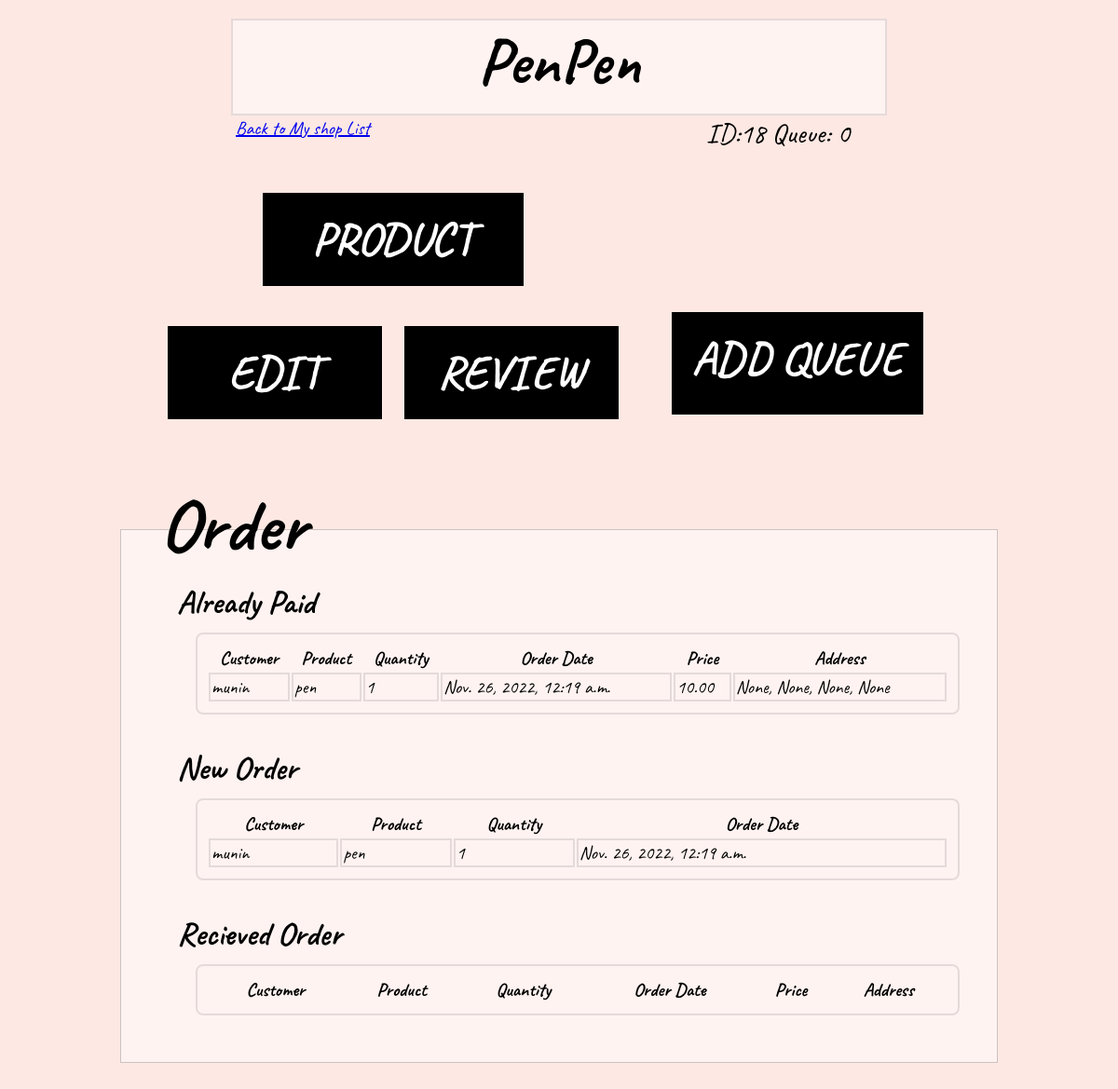
Page /myshop/shop/18/ on the committed database.
### myshop/models.py (models this page shows, shortened)
class shop_detail(models.Model):
    seller_id = models.ForeignKey(seller_detail, on_delete=models.CASCADE, related_name = "shop", null=True)
    name = models.CharField(max_length=64)
    category = models.CharField(max_length=10, null=True)
    in_interact = models.CharField(max_length=100, null=True)
    ex_interact = models.CharField(max_length=64, null=True)
    shop_im = models.ImageField(upload_to='images/', default = "images/cartoon-style-cafe-front-shop-view_134830-697.webp")
    payment = models.CharField(max_length=100, null=True)

class MyOrder(models.Model):
    customer = models.ForeignKey(Profile, on_delete=models.CASCADE, null=True , related_name="order")
    shop = models.ForeignKey(shop_detail, on_delete=models.CASCADE, null=True , related_name="myorder")
    prod = models.ForeignKey(product, on_delete=models.CASCADE, null=True , related_name="ordered")
    count = models.IntegerField(default = 1)
    confirmpay = models.CharField(default = "not pay yet.", max_length=64)
    confirmrecieved = models.CharField(default = "not recieve yet.", max_length=64)
    date = models.DateTimeField(default=timezone.now, editable=False, blank=True)
    def price(self):
        return self.prod.price * self.count

class product(models.Model):
    shop = models.ForeignKey(shop_detail, on_delete=models.CASCADE, related_name = "prod", null=True)
    product_name = models.CharField(max_length=64)
    price = models.DecimalField(null=True, decimal_places=2, max_digits=8)
    product_im = models.ImageField(upload_to='images/')
    count = models.IntegerField(null=True)
    def __str__(self):
        return f"{self.product_name}"

### customer/models.py (models this page shows)
class Profile(models.Model):
    customer = models.ForeignKey(User, related_name="profile", on_delete=models.CASCADE, unique=True)
    address = models.CharField(max_length=150, null=True, blank=True)
    city = models.CharField(max_length=40, null=True, blank=True)
    state = models.CharField(max_length=40, null=True, blank=True)
    zip = models.IntegerField(null=True, blank=True)
    phone = models.CharField(max_length=20,null=True, blank=True)
    def __str__(self):
        return f"{self.customer}"

### myshop/views.py (the view)
# urls.py: path('shop/<int:shop_id>/', views.shop, name='myshop'),
def shop(request, shop_id):
    s = shop_detail.objects.get(pk=shop_id)
    user = User.objects.get(username=s.seller_id)
    seller = seller_detail.objects.get(sname = user)
    order = od.objects.filter(shop = s)
    queue = s.addqueue.filter()
    if not queue.exists():
        queue = 'none'
    else:
        queue = (s.addqueue.get()).round_queue
    return render(request, "myshop/shop.html", {"shop" : s, "seller":seller.id, "order":order, "queue":queue,})

### seller/models.py (called while the page is built)
    def __str__(self):
        return f"{self.sname}"

### myshop/templates/myshop/shop.html (shortened to what this page needs)
{% extends "myshop/layout_shop.html" %}
{% block body%}
<div>
    <a href= "{% url 'myshop_index' seller %}" class="backtolist"><u>Back to My shop List</u></a>
    <h1>{{ shop.name }}</h1>
    <p>ID:{{ shop.id }} Queue: {{ queue }}</p>
    <table>
        <tr>
            <th width="60%" ID="firstcell"><div class="myproductpic"><a href="{% url 'product' shop.id %}"><div class="invibox4">PRODUCT</div></a></div><br><br>
                <table><tr>
                    <th><div class="editpic"><a href="{% url 'edit' shop.id%}"><div class="invibox2">EDIT</div></a></div></th>
                    <th><div class="myreviewpic"><a href="{% url 'myreview' shop.id%}"><div class="invibox3">REVIEW</div></a></th>
                </tr>
                </table>
            </th>
            <th class="myshoppic"><a href="#"><a href="{% url 'queue' shop.id %}"><div class="invibox">ADD QUEUE</div></a></th>
        </tr>
    </table>
    <h2>Order</h2>
    <div class="orderbox">
        <ul class="orderlist">
            <h3>Already Paid</h3>
            <table class="tableorder">
                <tr>
                    <th>Customer</th>
                    <th>Product</th>
                    <th>Quantity</th>
                    <th>Order Date</th>
                    <th>Price</th>
                    <th>Address</th>
                </tr>
                {% for o in order %}
                    {% if o.confirmpay != "paid" %}
                        <tr>
                            <td>{{ o.customer }}</td>
                            <td>{{ o.prod }}</td>
                            <td>{{ o.count }}</td>
                            <td>{{o.date}}</td>
                            <td>{{ o.price }}</td>
                            <td>{{ o.customer.address }}, {{ o.customer.city }}, {{ o.customer.state }}, {{ o.customer.zip }}</td>
                        </tr>
                    {% endif %}
                    {% empty %}
                <li>No order.</li>
                {% endfor %}
            </table>
            <h3>New Order</h3>
                <table class="tableorder">
                        <tr>
                            <th>Customer</th>
                            <th>Product</th>
                            <th>Quantity</th>
                            <th>Order Date</th>
                        </tr>
                    {% for o in order %}
                    {% if o.confirmpay != "paid" %}
                        <tr>
                            <td>{{ o.customer }}</td>
                            <td>{{ o.prod }}</td>
                            <td>{{ o.count }}</td>
                            <td>{{o.date}}</td>
                        </tr>
                    {% endif %}
                    {% endfor %}
                </table>
            <h3>Recieved Order</h3>
                <table class="tableorder">
                    <tr>
                        <th>Customer</th>
                        <th>Product</th>
                        <th>Quantity</th>
                        <th>Order Date</th>
                        <th>Price</th>
                        <th>Address</th>
                    </tr>
                </table>
        </ul> </div>
    </div>
    <br><br>
{% endblock %}

### myshop/templates/myshop/layout_shop.html (style rules this page uses)
div { font-family: Caveat; }
body { background-color:#fde8e3; }
h1 { background-color: rgba(255,255,255,0.5); border: solid 2px rgba(0,0,0,0.1); width: 700px; height: 100px; margin-left: auto; margin-right: auto; margin-top: 20px; margin-bottom: 0px;; text-align: center; font-size:70px; }
h3 { margin-bottom:10px; }
a { text-decoration:none; }
.myshoppic { background:url(https://media.discordapp.net/attachments/715798345037381683/1038502171752276150/Untitled_Artwork.png?width=670&height=670) no-repeat; width:320px; height:320px; background-size:320px 320px; margin-top:60px; }
.editpic { background:url(https://media.discordapp.net/attachments/715798345037381683/1038754847358464021/Untitled_Artwork.png?width=881&height=420); width:250px; height:120px; background-size:250px 120px; }
.myreviewpic { background:url(https://media.discordapp.net/attachments/715798345037381683/1038754632182272132/Untitled_Artwork.png?width=881&height=420); width:250px; height:120px; background-size:250px 120px; }
.myproductpic { background:url(https://media.discordapp.net/attachments/715798345037381683/1038754422987178024/Untitled_Artwork.png?width=881&height=317) no-repeat; width:300px; height:120px; background-size:300px 120px; margin-left: auto; margin-right: auto; }
table { margin-left: auto; margin-right: auto; margin-top:0px; padding:10px; }
.tableorder { margin-bottom:5px; border: solid 2px rgba(0,0,0,0.1); border-radius: 8px; width: 820px; margin-left:auto; margin-right: auto; }
th { font-size:20px; }
td { font-size:20px; border: solid 2px rgba(0,0,0,0.1); }
#firstcell { line-height: 5px; }
.invibox { background-color:rgba(0,0,0,1); width:270px; height:110px; margin-top:110px; margin-left:30px; color:white; font-size:50px; line-height: 100px; }
.invibox2 { background-color:rgba(0,0,0,1); position: absolute; width:230px; height:100px; margin-top:10px; margin-left:10px; color:white; font-size:50px; line-height: 100px; }
.invibox3 { background-color:rgba(0,0,0,1); position: absolute; width:230px; height:100px; margin-top:10px; margin-left:10px; color:white; font-size:50px; line-height: 100px; }
.invibox4 { background-color:rgba(0,0,0,1); position: absolute; width:280px; height:100px; margin-top:10px; margin-left:10px; color:white; font-size:50px; line-height: 100px; }
p { font-size:30px; margin-top:0px; margin-bottom:0px; text-align:center; margin-left:470px; }
h2 { font-size:80px; position:absolute; text-align:center; margin-top:5px; margin-left: auto; margin-right: auto; left: 0; right: 700px; }
.orderbox { background-color: rgba(255,255,255,0.5); border: solid 1px rgba(0,0,0,0.2); width: 900px; height: auto; margin-top: 60px; margin-left: auto; margin-right: auto; padding:20px; }
.backtolist { font-size:20px; position:absolute; text-align:center; margin-top:105px; margin-left: auto; margin-right: auto; left: 0; right: 550px; }
.orderlist { font-size:30px; margin-top:30px; }

### rows in the picture
shop_detail: name "PenPen", id "18"
MyOrder: customer "munin", prod "pen", count "1", date "Nov. 26, 2022, 12:19 a.m.", price "10.00", customer.address "None", customer.city "None", customer.state "None", customer.zip "None"

### other values in the picture
{{ queue }} "0"
